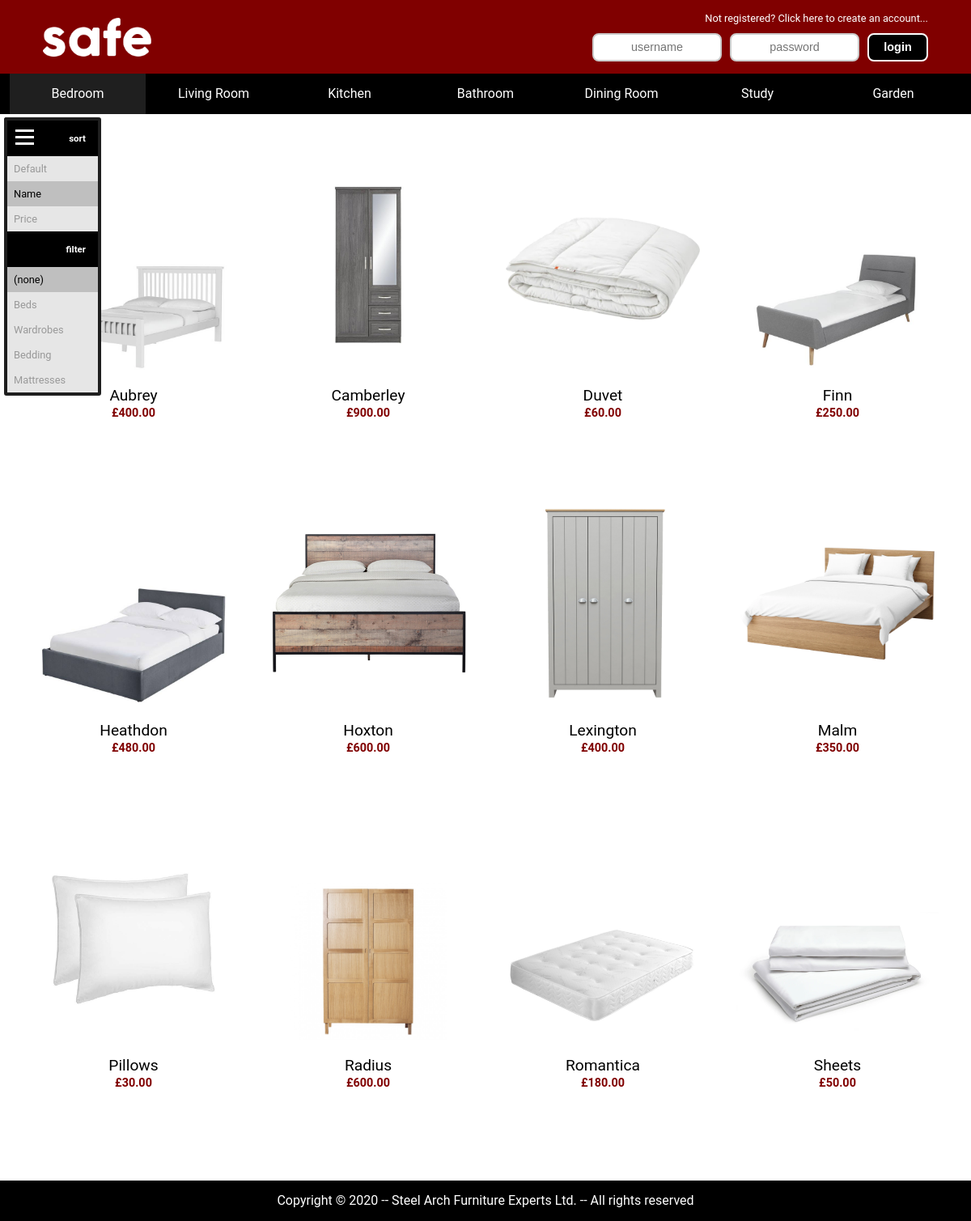
The app's page /products.php?category=bedroom&sort=Name with its own data.
### tables this page shows
CREATE TABLE Product(
	ID INT NOT NULL AUTO_INCREMENT,
	Category VARCHAR(70),
	Subcategory VARCHAR(70),
	Name VARCHAR(70),
	Price DECIMAL(8,2),
	PRIMARY KEY (ID)
);

### products.php (the view, shortened to what this page needs)
<!DOCTYPE html>
<html>
	<head>
		<link rel="stylesheet" type="text/css" href="style.css">
	</head>
	<body>
		<?php require_once('menu.php'); ?>
		<?php
			if( isset($_GET['category']) ) {
				echo '<section class="side" id="side">' .
				'<div class="sort_title" onclick="menu_toggle(\'side\', \'side_icon\')">' .
				'<img src="media/side_icon.png" />sort</div>';
				echo '<a href="?category='.$_GET['category'];
				if( isset($_GET['filter']) ) {echo '&filter='.$_GET['filter'];}
				echo '"><div class="side_';
				if( isset($_GET['sort']) ) {echo 'un';}
				echo 'selected">Default</div></a>' .
				'<a href="?category='.$_GET['category'];
				if( isset($_GET['filter']) ) {echo '&filter='.$_GET['filter'];}
				echo '&sort=Name"><div class="side_';
				if( !isset($_GET['sort']) || $_GET['sort'] !== 'Name' ) {echo 'un';}
				echo 'selected">Name</div></a>' .
				'<a href="?category='.$_GET['category'];
				if( isset($_GET['filter']) ) {echo '&filter='.$_GET['filter'];}
				echo '&sort=Price"><div class="side_';
				if( !isset($_GET['sort']) || $_GET['sort'] !== 'Price' ) {echo 'un';}
				echo 'selected">Price</div></a>';
				echo '<div class="filter_title">filter</div>' .
				'<a href="?category='.$_GET['category'].'"><div class="side_';
				if( isset($_GET['filter']) ) {echo 'un';}
				echo 'selected">(none)</div></a>';
				for($i = 0 ; $i < count($categories) ; $i++) {
					if( $_GET['category'] == strtolower( str_replace(' ', '', $categories[$i]) ) ) {
						$category = $categories[$i];
					}
				}
				$result = mysqli_query($db, 'SELECT Subcategory FROM Product WHERE Category = \''.$category .'\' ' .
				'GROUP BY Subcategory ORDER BY COUNT(Subcategory) DESC;');
				while( $row = mysqli_fetch_row($result) ) {
					$filter = strtolower( str_replace(' ', '', $row[0]) );
					echo '<a href="?category='.$_GET['category'].'&filter='.$filter.'"><div class="side_';
					if(!isset($_GET['filter']) || $_GET['filter'] !== $filter) {echo 'un';}
					echo 'selected">'.$row[0].'</div></a>';
				}
				echo '</section>' .
				'<section class="side_icon" id="side_icon" onclick="menu_toggle(\'side_icon\', \'side\')">' .
				'<img src="media/side_icon.png" /></section>';
				echo '<section class="products">';
				$query = 'SELECT ID, Name, Price FROM Product WHERE Category = \''.$category.'\'';
				if( isset($_GET['sort']) ) {$query = $query.' ORDER BY '.$_GET['sort'];}
				$result = mysqli_query($db, $query.';');
				while( $row = mysqli_fetch_assoc($result) ) {
					echo '<div><img src="furniture/'.$row['Name'].'.jpg" class="furniture" />' .
					'<p><span style="font-size:1.2em;">'.$row['Name'].'</span>' .
					'<br><span style="font-size:0.9em; font-weight:bold; color:#800000">£' .
					number_format($row['Price'], 2, '.', ',').'</span><br>';
					echo '</p></div>';
				} echo '</section>';
			}
			else {header('Location: index.php');}
		?>
	</body>
</html>

### style.css (style rules this page uses)
html { height: 100%; box-sizing: border-box; overflow-y: scroll; overflow: -moz-scrollbars-vertical; font-size: 100%; }
*, *:before, *:after { box-sizing: inherit; }
body { margin: 0px; font-family: Roboto, Montserrat, Lato, Helvetica, Trebuchet MS, Tahoma, Arial, Serif; position: relative; min-height: 100%; }
a:link, a:visited { color: inherit; text-decoration: inherit; }
.top, .links, .splash, .products { margin: auto; max-width: 1600px; text-align: center; }
.side, .basket, .basket_hidden, .side_icon, .basket_icon { position: fixed; top: 145px; outline: none; }
.side { left: 5px; min-width: 120px; border: 4px solid #1f1f1f; border-radius: 3px; font-size: 0.8em; z-index: 3; }
.side img { position: fixed; top: 159px; left: 19px; }
.side img, .side_icon img { height: 20px; }
.side_icon { left: 5px; padding: 10px; border: 4px solid #1f1f1f; border-radius: 3px; background-color: black; cursor: pointer; -webkit-user-select: none; z-index: 2; }
.sort_title, .filter_title, .basket_title, .basket_order { font-size: 0.9em; font-weight: bold; color: white; }
.sort_title, .filter_title { text-align: right; }
.sort_title, .filter_title { padding: 15px; background-color: black; -webkit-user-select: none; }
.sort_title { cursor: pointer; }
.side_selected, .side_unselected { padding: 8px; background-color: #e6e6e6; }
.side_selected { color: black; background-color: #bfbfbf; }
.side_unselected { color: #999999; }
.products { display: grid; max-width: 1400px; margin-top: 20px; padding: 40px; padding-bottom: 100px; grid-gap: 40px; align-items: last baseline; grid-template-rows: repeat( auto-fill, minmax(380px, auto) ); }
@media (min-width: 600px) { .products { grid-template-columns: repeat( 2, minmax(250px, auto) ); } }
@media (min-width: 900px) { .products { grid-template-columns: repeat( 3, minmax(250px, auto) ); } }
@media (min-width: 1200px) { .products { grid-template-columns: repeat( 4, minmax(250px, auto) ); } }
.furniture { max-width: 250px; max-height: 250px; }

### records on screen
product: Name (picture), Name "Aubrey", Price "400.00"
product: Name (picture), Name "Camberley", Price "900.00"
product: Name (picture), Name "Duvet", Price "60.00"
product: Name (picture), Name "Finn", Price "250.00"
product: Name (picture), Name "Heathdon", Price "480.00"
product: Name (picture), Name "Hoxton", Price "600.00"
product: Name (picture), Name "Lexington", Price "400.00"
product: Name (picture), Name "Malm", Price "350.00"
product: Name (picture), Name "Pillows", Price "30.00"
product: Name (picture), Name "Radius", Price "600.00"
product: Name (picture), Name "Romantica", Price "180.00"
product: Name (picture), Name "Sheets", Price "50.00"

### other values on screen
$categories[$i] "Bedroom"
$categories[$i] "Living Room"
$categories[$i] "Kitchen"
$categories[$i] "Bathroom"
$categories[$i] "Dining Room"
$categories[$i] "Study"
$categories[$i] "Garden"
$row[0] "Beds"
$row[0] "Wardrobes"
$row[0] "Bedding"
$row[0] "Mattresses"
